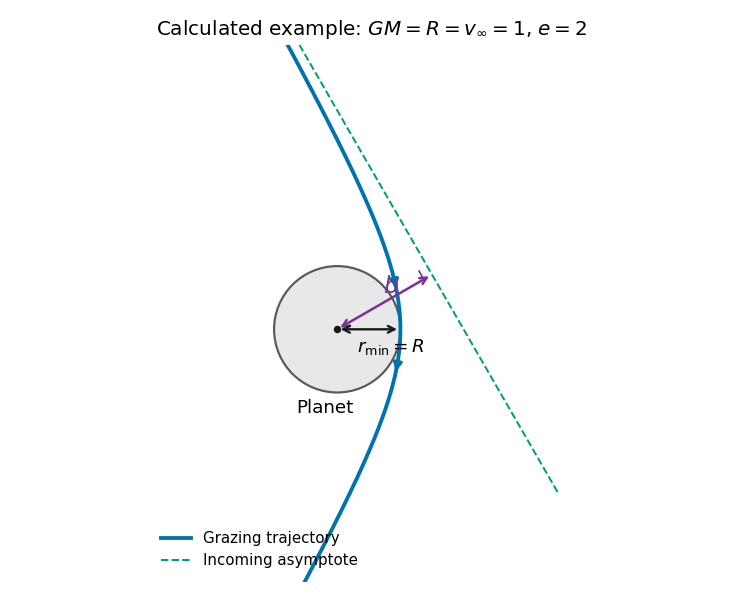

Python code for this plot:
#!/usr/bin/env python3
"""Draw a calculated grazing hyperbola; writes its PNG basename to cwd.

Tested: Python 3.14.4, numpy 2.3.5, matplotlib 3.10.7 (+dfsg1).
Dependencies are listed in the repository pyproject.toml.
"""
from pathlib import Path
import matplotlib
matplotlib.use("Agg")
import matplotlib.pyplot as plt
from matplotlib.patches import Circle
import numpy as np


def main():
    # Units GM=R=v_infinity=1 give e=2, p=3 and b=sqrt(3).
    phi = np.linspace(1.98, -1.98, 900)
    radius = 3/(1+2*np.cos(phi))
    x, y = radius*np.cos(phi), radius*np.sin(phi)
    fig, ax = plt.subplots(figsize=(6.2, 5.0), dpi=120, facecolor="white")
    ax.set_facecolor("white")
    ax.add_patch(Circle((0, 0), 1, facecolor=".91", edgecolor=".35", lw=1.3))
    ax.plot(x, y, color="#0072b2", lw=2.3, label="Grazing trajectory")
    xx = np.linspace(-2, 3.5, 100)
    ax.plot(xx, np.sqrt(3)*(2-xx), "--", color="#009e73", lw=1.2,
            label="Incoming asymptote")
    for j in [300, 580]:
        ax.annotate("", xy=(x[j+12], y[j+12]), xytext=(x[j], y[j]),
                    arrowprops={"arrowstyle": "-|>", "color": "#0072b2", "lw": 2})
    foot = np.array([1.5, np.sqrt(3)/2])
    ax.annotate("", xy=foot, xytext=(0, 0),
                arrowprops={"arrowstyle": "<->", "lw": 1.5, "color": "#7b3294"})
    ax.text(.73, .58, r"$b$", fontsize=14, color="#7b3294")
    ax.plot([foot[0]-.13, foot[0]-.13-.075],
            [foot[1]-.075, foot[1]-.075+.13], color="#7b3294", lw=1)
    ax.annotate("", xy=(1, 0), xytext=(0, 0),
                arrowprops={"arrowstyle": "<->", "lw": 1.4, "color": ".1"})
    ax.text(.32, -.36, r"$r_{\min}=R$", fontsize=11)
    ax.scatter([0], [0], color=".1", s=12)
    ax.text(-.2, -1.32, "Planet", ha="center", fontsize=11)
    ax.set(xlim=(-3, 4.1), ylim=(-4, 4.5), aspect="equal",
           title=r"Calculated example: $GM=R=v_\infty=1$, $e=2$")
    ax.legend(loc="lower left", fontsize=9, frameon=False)
    ax.axis("off")
    fig.tight_layout()
    fig.savefig(Path(__file__).stem+".png", facecolor="white")
    plt.close(fig)


if __name__ == "__main__":
    main()
